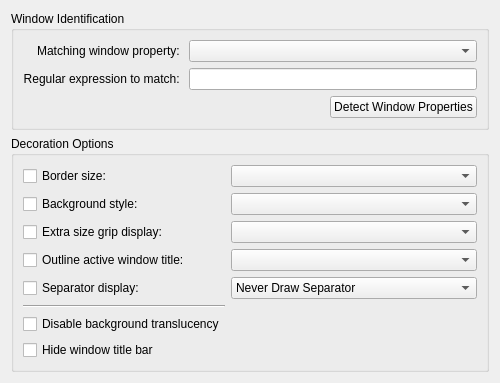
<?xml version="1.0" encoding="UTF-8"?>
<ui version="4.0">
 <class>OxygenExceptionWidget</class>
 <widget class="QWidget" name="OxygenExceptionWidget">
  <property name="geometry">
   <rect>
    <x>0</x>
    <y>0</y>
    <width>460</width>
    <height>352</height>
   </rect>
  </property>
  <layout class="QVBoxLayout" name="verticalLayout">
   <item>
    <widget class="QGroupBox" name="groupBox">
     <property name="title">
      <string>Window Identification</string>
     </property>
     <layout class="QGridLayout" name="gridLayout_2">
      <item row="0" column="0">
       <widget class="QLabel" name="label">
        <property name="text">
         <string>Matching window property: </string>
        </property>
        <property name="alignment">
         <set>Qt::AlignRight|Qt::AlignTrailing|Qt::AlignVCenter</set>
        </property>
        <property name="buddy">
         <cstring>exceptionType</cstring>
        </property>
       </widget>
      </item>
      <item row="1" column="0">
       <widget class="QLabel" name="label_2">
        <property name="text">
         <string>Regular expression to match: </string>
        </property>
        <property name="alignment">
         <set>Qt::AlignRight|Qt::AlignTrailing|Qt::AlignVCenter</set>
        </property>
        <property name="buddy">
         <cstring>exceptionEditor</cstring>
        </property>
       </widget>
      </item>
      <item row="2" column="2">
       <widget class="QPushButton" name="detectDialogButton">
        <property name="text">
         <string>Detect Window Properties</string>
        </property>
       </widget>
      </item>
      <item row="1" column="1" colspan="2">
       <widget class="KLineEdit" name="exceptionEditor">
        <property name="showClearButton" stdset="0">
         <bool>true</bool>
        </property>
       </widget>
      </item>
      <item row="0" column="1" colspan="2">
       <widget class="KComboBox" name="exceptionType"/>
      </item>
     </layout>
    </widget>
   </item>
   <item>
    <widget class="QGroupBox" name="groupBox_2">
     <property name="title">
      <string>Decoration Options</string>
     </property>
     <layout class="QGridLayout" name="gridLayout_3">
      <item row="0" column="0">
       <widget class="QCheckBox" name="frameBorderCheckBox">
        <property name="text">
         <string>Border size:</string>
        </property>
       </widget>
      </item>
      <item row="3" column="0">
       <widget class="QCheckBox" name="sizeGripCheckBox">
        <property name="text">
         <string>Extra size grip display:</string>
        </property>
       </widget>
      </item>
      <item row="4" column="0">
       <widget class="QCheckBox" name="titleOutlineCheckBox">
        <property name="text">
         <string>Outline active window title:</string>
        </property>
       </widget>
      </item>
      <item row="5" column="0">
       <widget class="QCheckBox" name="separatorCheckBox">
        <property name="text">
         <string>Separator display:</string>
        </property>
       </widget>
      </item>
      <item row="2" column="0">
       <widget class="QCheckBox" name="blendColorCheckBox">
        <property name="text">
         <string>Background style:</string>
        </property>
       </widget>
      </item>
      <item row="0" column="2">
       <widget class="KComboBox" name="frameBorderComboBox"/>
      </item>
      <item row="2" column="2">
       <widget class="KComboBox" name="blendColorComboBox"/>
      </item>
      <item row="3" column="2">
       <widget class="KComboBox" name="sizeGripComboBox"/>
      </item>
      <item row="4" column="2">
       <widget class="KComboBox" name="titleOutlineComboBox"/>
      </item>
      <item row="5" column="2">
       <widget class="KComboBox" name="separatorComboBox">
        <item>
         <property name="text">
          <string>Never Draw Separator</string>
         </property>
        </item>
        <item>
         <property name="text">
          <string>Draw Separator When Window is Active</string>
         </property>
        </item>
        <item>
         <property name="text">
          <string>Always Draw Separator</string>
         </property>
        </item>
       </widget>
      </item>
      <item row="7" column="0">
       <widget class="QCheckBox" name="transparencyDisabled">
        <property name="text">
         <string>Disable background translucency</string>
        </property>
       </widget>
      </item>
      <item row="6" column="0">
       <widget class="QFrame" name="frame">
        <property name="frameShape">
         <enum>QFrame::HLine</enum>
        </property>
        <property name="frameShadow">
         <enum>QFrame::Sunken</enum>
        </property>
       </widget>
      </item>
      <item row="8" column="0">
       <widget class="QCheckBox" name="hideTitleBar">
        <property name="text">
         <string>Hide window title bar</string>
        </property>
       </widget>
      </item>
     </layout>
    </widget>
   </item>
  </layout>
 </widget>
 <customwidgets>
  <customwidget>
   <class>KComboBox</class>
   <extends>QComboBox</extends>
   <header>kcombobox.h</header>
  </customwidget>
  <customwidget>
   <class>KLineEdit</class>
   <extends>QLineEdit</extends>
   <header>klineedit.h</header>
  </customwidget>
 </customwidgets>
 <tabstops>
  <tabstop>exceptionType</tabstop>
  <tabstop>exceptionEditor</tabstop>
  <tabstop>detectDialogButton</tabstop>
  <tabstop>frameBorderCheckBox</tabstop>
  <tabstop>frameBorderComboBox</tabstop>
  <tabstop>blendColorCheckBox</tabstop>
  <tabstop>blendColorComboBox</tabstop>
  <tabstop>sizeGripCheckBox</tabstop>
  <tabstop>sizeGripComboBox</tabstop>
  <tabstop>titleOutlineCheckBox</tabstop>
  <tabstop>titleOutlineComboBox</tabstop>
  <tabstop>separatorCheckBox</tabstop>
  <tabstop>separatorComboBox</tabstop>
  <tabstop>hideTitleBar</tabstop>
 </tabstops>
 <resources/>
 <connections/>
</ui>
